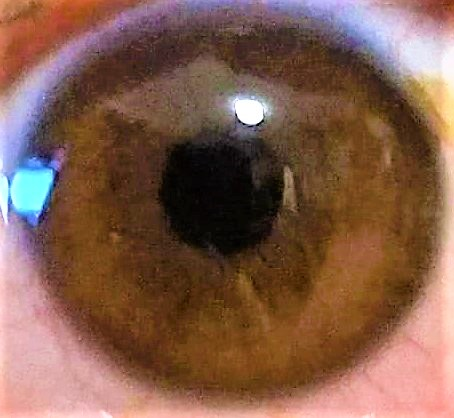
%> input picture bernard_cropped.jpg, 454 x 418 px
$ octave run_me.m   (GNU Octave 9; MATLAB toolbox functions it lacks are replaced by stand-ins)
%> lines starting %> are read from the running program, lines starting %| are printed output that depends on the picture; in (x1, y1, x2, y2) boxes, pixels count from 0 and x2, y2 are one past the last pixel; in counts of white or black regions, pixels touching at a corner belong together; the program's own positions count from 1
### create_iris_template_visual.m
% Same as create_iris_template, but with extra outputs for visuals

function [barcode, dummy_image, normalized_image] = create_iris_template_visual(file_name)
%> called with file_name = 'bernard_cropped.jpg'
image = imread(file_name);
%> image is the input picture: size 418x454x3 uint8; mean R, G, B 130.1, 92.9, 76.2
image = imresize(image, [300 300]);
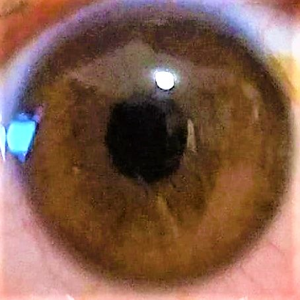
%> image: size 300x300x3 uint8; mean R, G, B 130.1, 92.9, 76.1
[dummy_image, radii_pupil, radii_iris, x_pupil, y_pupil] = segmentation(image);
[normalized_image] = normalization(radii_pupil, radii_iris, dummy_image, x_pupil, y_pupil);
[barcode] = encoding(normalized_image);

### segmentation.m
%%%%%%%%%%%%%%%%%%%%%%%%%%%% Iris Segmentation %%%%%%%%%%%%%%%%%%%%%%%%%%%%

% Iris segmentation can be explained briefly as determining the boundaries
%   of the iris and pupil to obtain a donut shape that will be encoded.

% Smoothing with a gaussian filter is needed to determine 'true' edges
%   In this context, 'true' edges simply means 'discernable by humans'
%   which, for the case of iris detection, is the circles of iris and pupil

function [dummy_image, radii_pupil, radii_iris, x_pupil, y_pupil] = segmentation(image)

gray = rgb2gray(image);
smoothed_im = imgaussfilt(gray,6.5);
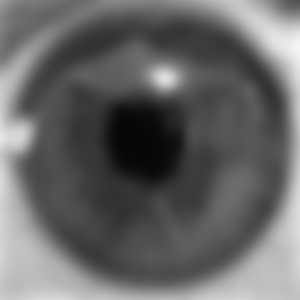
%> smoothed_im: size 300x300 uint8; min 6, max 245, mean 102.5

% imfindcircles() uses circular Hough transform to determine circles
%   based off of radius thresholds(DEPENDENT ON IMAGE)

% Finding pupil boundaries
Rmin = 40;
Rmax = 70;
[centers_pupil, radii_pupil] = imfindcircles(smoothed_im,[Rmin Rmax],'ObjectPolarity','dark');
%> centers_pupil = [227.6 110.5; 137.7 145.4; 88.91 90.37; 168.4 215]; radii_pupil = [59.41; 45.87; 56.01; 68.55]

% Finding iris boundaries
Rmin = 100;
Rmax = 250;
[centers_iris, radii_iris] = imfindcircles(smoothed_im,[Rmin Rmax],'ObjectPolarity','dark');
%> centers_iris = [154.8 152.9]; radii_iris = 139.7

% [24 lines of commented-out code are left out]

dummy_image = gray;

% [4 lines of commented-out code are left out]

center_pupil = ceil(centers_pupil(1,:));
%> center_pupil = [228 111]
x_pupil = center_pupil(2);
%> x_pupil = 111
y_pupil = center_pupil(1);
%> y_pupil = 228

theta = [0: pi/1000 : 2*pi];
xcoords_pupil = ceil(radii_pupil(1,:)) * cos(theta) + x_pupil;
%> xcoords_pupil = 2001 values, max 171 at index 1, min 51 at index 1001, mean 111
ycoords_pupil = ceil(radii_pupil(1,:)) * sin(theta) + y_pupil;
%> ycoords_pupil = 2001 values, max 288 at index 501, min 168 at index 1501, mean 228

for i = 1:size(xcoords_pupil,2)
    dummy_image(ceil(xcoords_pupil(i)),ceil(ycoords_pupil(i))) = 255;
end
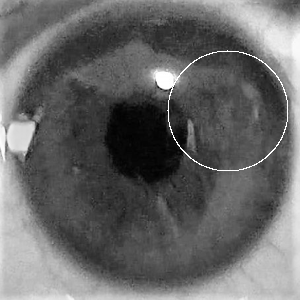
%> dummy_image: size 300x300 uint8; min 0, max 255, mean 103

center_iris = ceil(centers_pupil(1,:));
%> center_iris = [228 111]
x_iris = center_iris(2);
%> x_iris = 111
y_iris = center_iris(1);
%> y_iris = 228

theta = [0: pi/2000 : 2*pi];
xcoords_iris = ceil(radii_iris(1)) * cos(theta) + x_iris;
%> xcoords_iris = 4001 values, max 251 at index 1, min -29 at index 2001, mean 111
ycoords_iris = ceil(radii_iris(1)) * sin(theta) + y_iris;
%> ycoords_iris = 4001 values, max 368 at index 1001, min 88 at index 3001, mean 228

for i = 1:size(xcoords_iris,2)
    if ((xcoords_iris(i) > 0) && (ycoords_iris(i) > 0) && (xcoords_iris(i) <= size(image,1)) && (ycoords_iris(i) <= size(image,1)))
        dummy_image(ceil(xcoords_iris(i)),ceil(ycoords_iris(i))) = 255;
    end
end
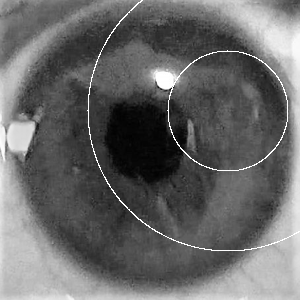
%> dummy_image: size 300x300 uint8; 0.55% of pixels changed, all inside (x1, y1, x2, y2) = (87, 0, 300, 251)

%subplot(2,2,2);
%imshow(dummy_image);
%title('pixels adjusted');

% Now that the dummy image's pixel's have been altered, we need to move
%   the iris spectrum pixels into a rectangular matrix. This will
%   eventually be our encoded template.

for i = 1:size(dummy_image,1)
    for j = 1:size(dummy_image,2)
        if (((i - x_pupil)^2 + (j - y_pupil)^2) <= (ceil(radii_pupil(1,:)))^2)
            dummy_image(i,j) = 255;
        end
    end
end
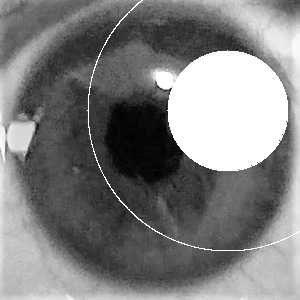
%> dummy_image: size 300x300 uint8; 12.3% of pixels changed, all inside (x1, y1, x2, y2) = (169, 52, 287, 170)

%subplot(2,2,3);
%imshow(dummy_image);
%title('inside pupil suppressed');

for i = 1:size(dummy_image,1)
    for j = 1:size(dummy_image,2)
        if (((i - x_iris)^2 + (j - y_iris)^2) >= (ceil(radii_iris(1)))^2)
            dummy_image(i,j) = 255;
        end
    end
end
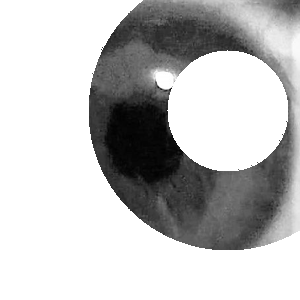
%> dummy_image: size 300x300 uint8; min 0, max 255, mean 191.8
%> in create_iris_template_visual, `[dummy_image, radii_pupil, radii_iris, x_pupil, y_pupil] = segmentatio..`: radii_pupil = [59.41; 45.87; 56.01; 68.55]; radii_iris = 139.7; x_pupil = 111; y_pupil = 228

%subplot(2,2,4);
%imshow(dummy_image);
%title('outside iris suppressed');

### normalization.m
%%%%%%%%%%%%%%%%%%%%%%%%%%%%% Normalization %%%%%%%%%%%%%%%%%%%%%%%%%%%%%%%

% Now that the dummy image has been properly segmentated, it needs to be
%   stored into a matrix suitable for encoding. This step is important as
%   there needs to be a constant size of the template in order to properly
%   match. For this case we will be using a template of size 240x20.

function [normalized_image] = normalization(radii_pupil, radii_iris, dummy_image, x_pupil, y_pupil)
%> called with radii_pupil = [59.41; 45.87; 56.01; 68.55], radii_iris = 139.7, x_pupil = 111, y_pupil = 228

% Crop image to center the iris
radius = ceil(radii_iris(1));
%> radius = 140
xTop = x_pupil - radius;
%> xTop = -29
width = xTop + 2 * radius;
%> width = 251
yLeft = y_pupil - radius;
%> yLeft = 88
height = yLeft + 2 * radius;
%> height = 368
dummy_image = imcrop(dummy_image, [yLeft, xTop, width, height]);
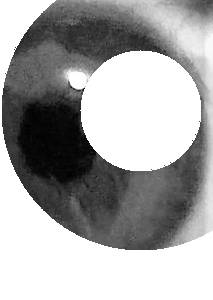
%> dummy_image: size 300x213 uint8; min 0, max 255, mean 166

% Normalize
radial_res = 20; % M
angular_res = 75; % N

rMax = 1;
rMin = radii_pupil(1) / radii_iris(1);
%> rMin = 0.425

normalized_image = double(dummy_image)/255.0;
%> the run ends on the next line
normalized_image = ImToPolar(normalized_image, rMin, rMax, radial_res, angular_res);

% [5 lines of commented-out code are left out]

### run_me.m
% Run for final demo

% Create template for 4 test images:
clear;clc;
[b1, s1, n1] = create_iris_template_visual('bernard_cropped.jpg');
